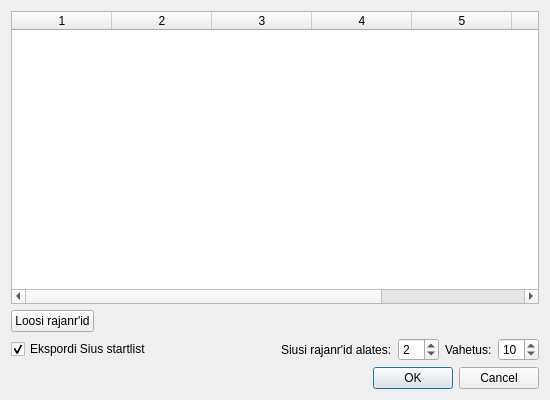
<?xml version="1.0" encoding="UTF-8"?>
<ui version="4.0">
 <class>FinalsFileExport</class>
 <widget class="QDialog" name="FinalsFileExport">
  <property name="geometry">
   <rect>
    <x>0</x>
    <y>0</y>
    <width>550</width>
    <height>400</height>
   </rect>
  </property>
  <property name="windowTitle">
   <string>Finaali faili eksport</string>
  </property>
  <property name="windowIcon">
   <iconset resource="../protokollitaja.qrc">
    <normaloff>:/images/Protokollitaja.ico</normaloff>:/images/Protokollitaja.ico</iconset>
  </property>
  <layout class="QVBoxLayout" name="verticalLayout">
   <item>
    <widget class="QTableWidget" name="finalsCompetitorsTable">
     <property name="wordWrap">
      <bool>false</bool>
     </property>
     <property name="rowCount">
      <number>0</number>
     </property>
     <property name="columnCount">
      <number>7</number>
     </property>
     <attribute name="horizontalHeaderVisible">
      <bool>true</bool>
     </attribute>
     <attribute name="verticalHeaderVisible">
      <bool>false</bool>
     </attribute>
     <attribute name="verticalHeaderDefaultSectionSize">
      <number>30</number>
     </attribute>
     <column/>
     <column/>
     <column/>
     <column/>
     <column/>
     <column/>
     <column/>
    </widget>
   </item>
   <item>
    <layout class="QHBoxLayout" name="horizontalLayout_2">
     <item>
      <widget class="QPushButton" name="drawButton">
       <property name="text">
        <string>Loosi rajanr'id</string>
       </property>
      </widget>
     </item>
     <item>
      <spacer name="horizontalSpacer_2">
       <property name="orientation">
        <enum>Qt::Horizontal</enum>
       </property>
       <property name="sizeHint" stdset="0">
        <size>
         <width>238</width>
         <height>20</height>
        </size>
       </property>
      </spacer>
     </item>
    </layout>
   </item>
   <item>
    <layout class="QHBoxLayout" name="horizontalLayout">
     <item>
      <widget class="QCheckBox" name="exportStartListBox">
       <property name="text">
        <string>Ekspordi Sius startlist</string>
       </property>
       <property name="checked">
        <bool>true</bool>
       </property>
      </widget>
     </item>
     <item>
      <spacer name="horizontalSpacer">
       <property name="orientation">
        <enum>Qt::Horizontal</enum>
       </property>
       <property name="sizeHint" stdset="0">
        <size>
         <width>28</width>
         <height>20</height>
        </size>
       </property>
      </spacer>
     </item>
     <item>
      <widget class="QLabel" name="targetNumberLabel">
       <property name="text">
        <string>Siusi rajanr'id alates:</string>
       </property>
      </widget>
     </item>
     <item>
      <widget class="QSpinBox" name="targetNumberBox">
       <property name="minimum">
        <number>1</number>
       </property>
       <property name="value">
        <number>2</number>
       </property>
      </widget>
     </item>
     <item>
      <widget class="QLabel" name="relayLabel">
       <property name="text">
        <string>Vahetus:</string>
       </property>
      </widget>
     </item>
     <item>
      <widget class="QSpinBox" name="relayNumberBox">
       <property name="value">
        <number>10</number>
       </property>
      </widget>
     </item>
    </layout>
   </item>
   <item>
    <widget class="QDialogButtonBox" name="buttonBox">
     <property name="orientation">
      <enum>Qt::Horizontal</enum>
     </property>
     <property name="standardButtons">
      <set>QDialogButtonBox::Cancel|QDialogButtonBox::Ok</set>
     </property>
    </widget>
   </item>
  </layout>
 </widget>
 <resources>
  <include location="../protokollitaja.qrc"/>
 </resources>
 <connections>
  <connection>
   <sender>buttonBox</sender>
   <signal>accepted()</signal>
   <receiver>FinalsFileExport</receiver>
   <slot>accept()</slot>
   <hints>
    <hint type="sourcelabel">
     <x>229</x>
     <y>278</y>
    </hint>
    <hint type="destinationlabel">
     <x>157</x>
     <y>274</y>
    </hint>
   </hints>
  </connection>
  <connection>
   <sender>buttonBox</sender>
   <signal>rejected()</signal>
   <receiver>FinalsFileExport</receiver>
   <slot>reject()</slot>
   <hints>
    <hint type="sourcelabel">
     <x>297</x>
     <y>284</y>
    </hint>
    <hint type="destinationlabel">
     <x>286</x>
     <y>274</y>
    </hint>
   </hints>
  </connection>
 </connections>
</ui>
